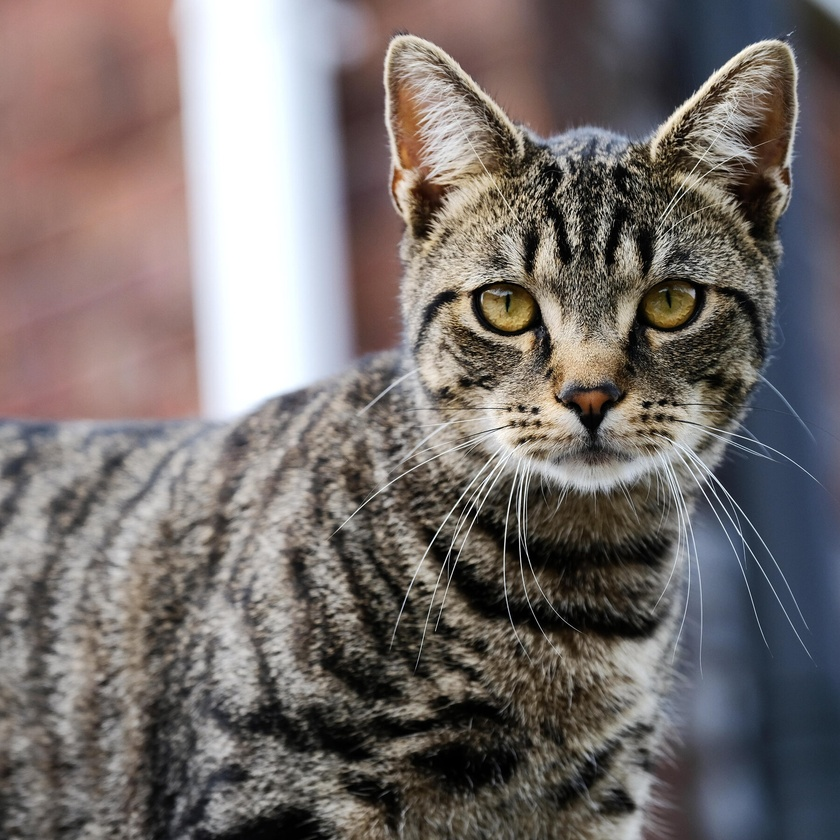
#> input picture cat.jpg, 840 x 840 px, shrunk from 1800 x 1800 before the run, found by its file name
$ python 20.py
#> lines starting #> are read from the running program, lines starting #| are printed output that depends on the picture
import cv2
import numpy as np
img = cv2.imread(r"C:\Users\venka\OneDrive\Pictures\Saved Pictures\cat.jpg")
#> img is the input picture: shape (840, 840, 3); mean B, G, R 108.6, 110.7, 118.1
gray = cv2.cvtColor(img, cv2.COLOR_BGR2GRAY)
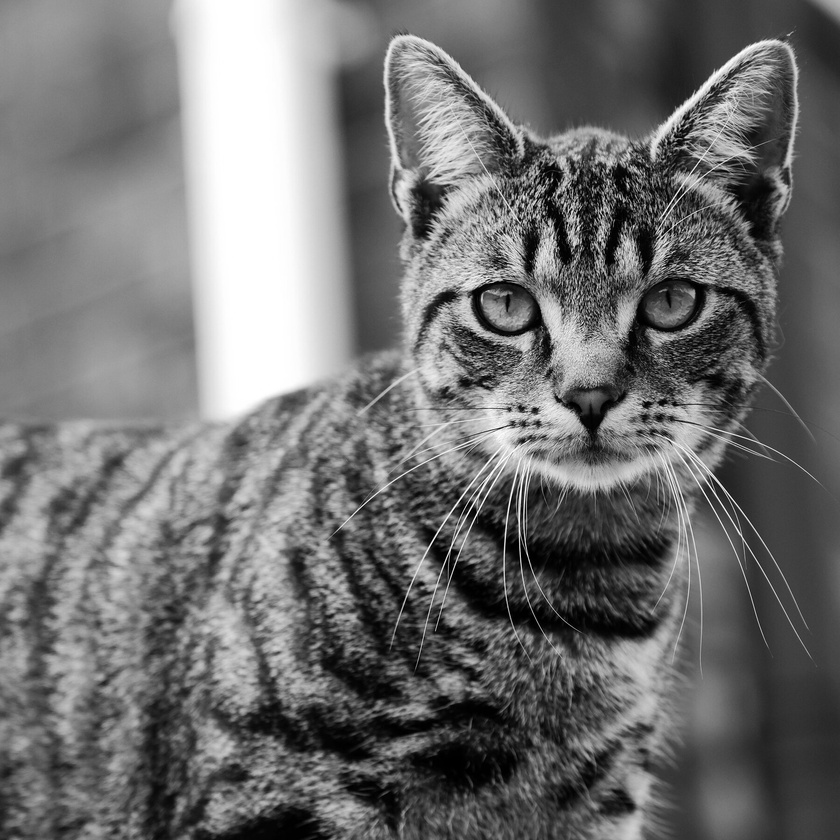
#> gray: shape (840, 840); min 0, max 255, mean 112.7
kernel = np.array([[0,1,0], [1,-8,1], [0,1,0]])
sharpened = cv2.filter2D(gray, -1, kernel)
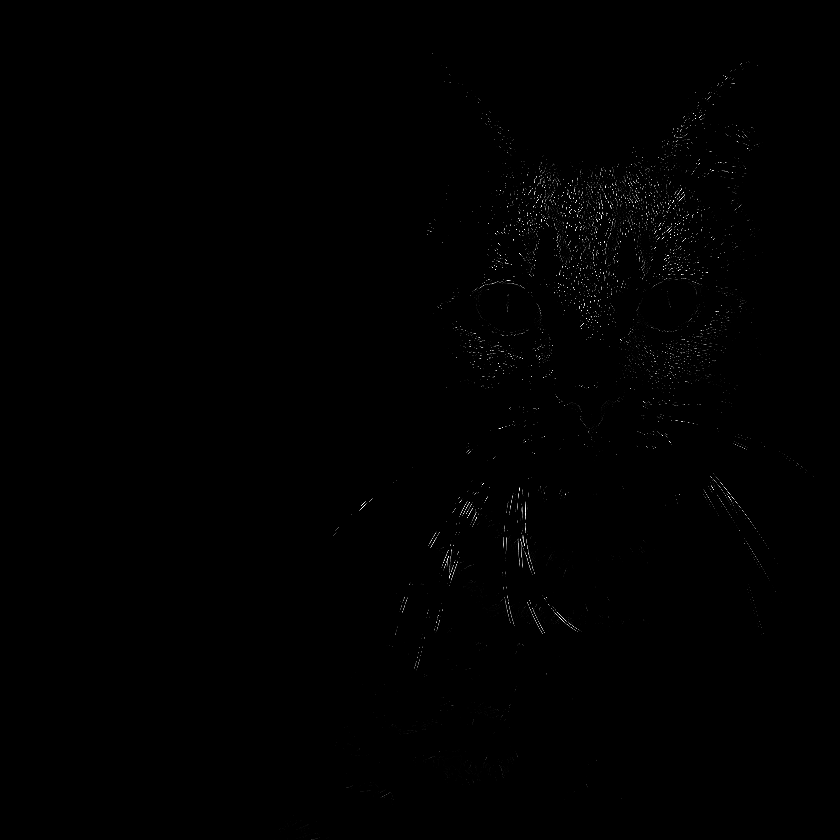
#> sharpened: shape (840, 840); min 0, max 255, mean 0.7
cv2.imshow('Original', gray)
cv2.imshow('Sharpened', sharpened)
cv2.waitKey(0)
cv2.destroyAllWindows()
